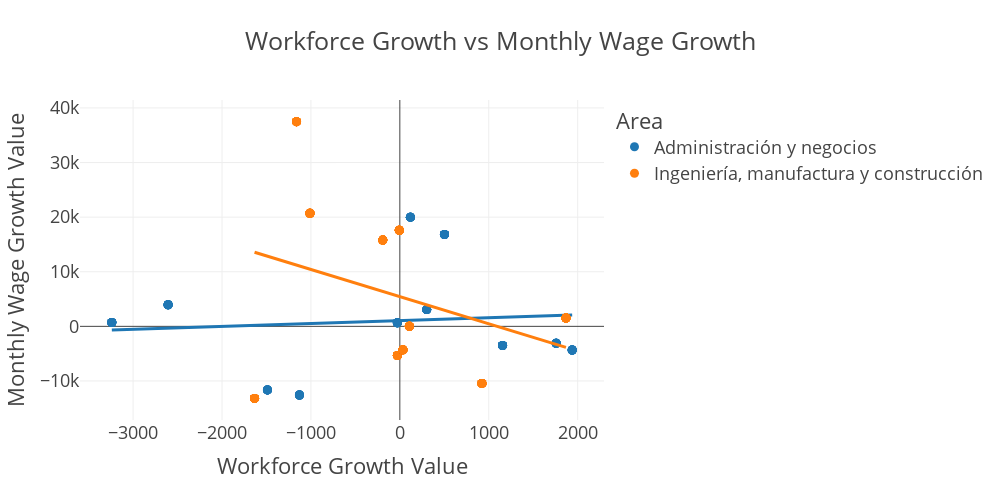

The notebook cell saved with this chart:
### Code cell
fig.show()

### Figure 1 — Plotly figure (JSON) as saved in the notebook; plotly's stock layout.template omitted (floating-point values rounded to 4 significant figures; data arrays with more than 128 entries replaced by an {"elided": "..."} marker saying what was removed)
{"data": [{"hovertemplate": "Area=Administración y negocios<br>Workforce Growth Value=%{x}<br>Monthly Wage Growth Value=%{y}<extra></extra>", "legendgroup": "Administración y negocios", "marker": {"color": "#1F77B4", "symbol": "circle"}, "mode": "markers", "name": "Administración y negocios", "orientation": "v", "showlegend": true, "type": "scatter", "x": [-1129, -1129, -1129, -1129, -1129, -1129, -1129, -1129, -1129, -2606, -2606, -2606, -2606, -2606, -2606, -2606, -2606, -2606, 1758, 1758, 1758, 1758, 1758, 1758, 1758, 1758, 1758, -1489, -1489, -1489, -1489, -1489, -1489, -1489, -1489, -1489, 1155, 1155, 1155, 1155, 1155, 1155, 1155, 1155, 1155, 1938, 1938, 1938, 1938, 1938, 1938, 1938, 1938, 1938, 119, 119, 119, 119, 119, 119, 119, 119, 119, 302, 302, 302, 302, 302, 302, 302, 302, 302, -28, -28, -28, -28, -28, -28, -28, -28, -28, -3239, -3239, -3239, -3239, -3239, -3239, -3239, -3239, -3239, 502, 502, 502, 502, 502, 502, 502, 502, 502], "xaxis": "x", "y": [-12570.0, -12570.0, -12570.0, -12570.0, -12570.0, -12570.0, -12570.0, -12570.0, -12570.0, 3950.0, 3950.0, 3950.0, 3950.0, 3950.0, 3950.0, 3950.0, 3950.0, 3950.0, -3090.0, -3090.0, -3090.0, -3090.0, -3090.0, -3090.0, -3090.0, -3090.0, -3090.0, -11640.0, -11640.0, -11640.0, -11640.0, -11640.0, -11640.0, -11640.0, -11640.0, -11640.0, -3496.0, -3496.0, -3496.0, -3496.0, -3496.0, -3496.0, -3496.0, -3496.0, -3496.0, -4332.0, -4332.0, -4332.0, -4332.0, -4332.0, -4332.0, -4332.0, -4332.0, -4332.0, 20000, 20000, 20000, 20000, 20000, 20000, 20000, 20000, 20000, 3066.0, 3066.0, 3066.0, 3066.0, 3066.0, 3066.0, 3066.0, 3066.0, 3066.0, 656.8, 656.8, 656.8, 656.8, 656.8, 656.8, 656.8, 656.8, 656.8, 697.4, 697.4, 697.4, 697.4, 697.4, 697.4, 697.4, 697.4, 697.4, 16830.0, 16830.0, 16830.0, 16830.0, 16830.0, 16830.0, 16830.0, 16830.0, 16830.0], "yaxis": "y"}, {"hovertemplate": "<b>OLS trendline</b><br>Monthly Wage Growth Value = 0.535278 * Workforce Growth Value + 1047.29<br>R<sup>2</sup>=0.007937<br><br>Area=Administración y negocios<br>Workforce Growth Value=%{x}<br>Monthly Wage Growth Value=%{y} <b>(trend)</b><extra></extra>", "legendgroup": "Administración y negocios", "marker": {"color": "#1F77B4", "symbol": "circle"}, "mode": "lines", "name": "Administración y negocios", "showlegend": false, "type": "scatter", "x": [-3239, -3239, -3239, -3239, -3239, -3239, -3239, -3239, -3239, -2606, -2606, -2606, -2606, -2606, -2606, -2606, -2606, -2606, -1489, -1489, -1489, -1489, -1489, -1489, -1489, -1489, -1489, -1129, -1129, -1129, -1129, -1129, -1129, -1129, -1129, -1129, -28, -28, -28, -28, -28, -28, -28, -28, -28, 119, 119, 119, 119, 119, 119, 119, 119, 119, 302, 302, 302, 302, 302, 302, 302, 302, 302, 502, 502, 502, 502, 502, 502, 502, 502, 502, 1155, 1155, 1155, 1155, 1155, 1155, 1155, 1155, 1155, 1758, 1758, 1758, 1758, 1758, 1758, 1758, 1758, 1758, 1938, 1938, 1938, 1938, 1938, 1938, 1938, 1938, 1938], "xaxis": "x", "y": [-686.5, -686.5, -686.5, -686.5, -686.5, -686.5, -686.5, -686.5, -686.5, -347.6, -347.6, -347.6, -347.6, -347.6, -347.6, -347.6, -347.6, -347.6, 250.3, 250.3, 250.3, 250.3, 250.3, 250.3, 250.3, 250.3, 250.3, 443.0, 443.0, 443.0, 443.0, 443.0, 443.0, 443.0, 443.0, 443.0, 1032.0, 1032.0, 1032.0, 1032.0, 1032.0, 1032.0, 1032.0, 1032.0, 1032.0, 1111.0, 1111.0, 1111.0, 1111.0, 1111.0, 1111.0, 1111.0, 1111.0, 1111.0, 1209.0, 1209.0, 1209.0, 1209.0, 1209.0, 1209.0, 1209.0, 1209.0, 1209.0, 1316.0, 1316.0, 1316.0, 1316.0, 1316.0, 1316.0, 1316.0, 1316.0, 1316.0, 1666.0, 1666.0, 1666.0, 1666.0, 1666.0, 1666.0, 1666.0, 1666.0, 1666.0, 1988.0, 1988.0, 1988.0, 1988.0, 1988.0, 1988.0, 1988.0, 1988.0, 1988.0, 2085.0, 2085.0, 2085.0, 2085.0, 2085.0, 2085.0, 2085.0, 2085.0, 2085.0], "yaxis": "y"}, {"hovertemplate": "Area=Ingeniería, manufactura y construcción<br>Workforce Growth Value=%{x}<br>Monthly Wage Growth Value=%{y}<extra></extra>", "legendgroup": "Ingeniería, manufactura y construcción", "marker": {"color": "#FF7F0E", "symbol": "circle"}, "mode": "markers", "name": "Ingeniería, manufactura y construcción", "orientation": "v", "showlegend": true, "type": "scatter", "x": {"elided": "140 int values"}, "xaxis": "x", "y": {"elided": "140 float values"}, "yaxis": "y"}, {"hovertemplate": "<b>OLS trendline</b><br>Monthly Wage Growth Value = -4.97183 * Workforce Growth Value + 5441.73<br>R<sup>2</sup>=0.097219<br><br>Area=Ingeniería, manufactura y construcción<br>Workforce Growth Value=%{x}<br>Monthly Wage Growth Value=%{y} <b>(trend)</b><extra></extra>", "legendgroup": "Ingeniería, manufactura y construcción", "marker": {"color": "#FF7F0E", "symbol": "circle"}, "mode": "lines", "name": "Ingeniería, manufactura y construcción", "showlegend": false, "type": "scatter", "x": {"elided": "140 int values"}, "xaxis": "x", "y": {"elided": "140 float values"}, "yaxis": "y"}], "layout": {"height": 500, "legend": {"title": {"text": "Area"}, "tracegroupgap": 0}, "title": {"text": "Workforce Growth vs Monthly Wage Growth"}, "width": 1000, "xaxis": {"anchor": "y", "domain": [0, 1], "title": {"text": "Workforce Growth Value"}}, "yaxis": {"anchor": "x", "domain": [0, 1], "title": {"text": "Monthly Wage Growth Value"}}}}
